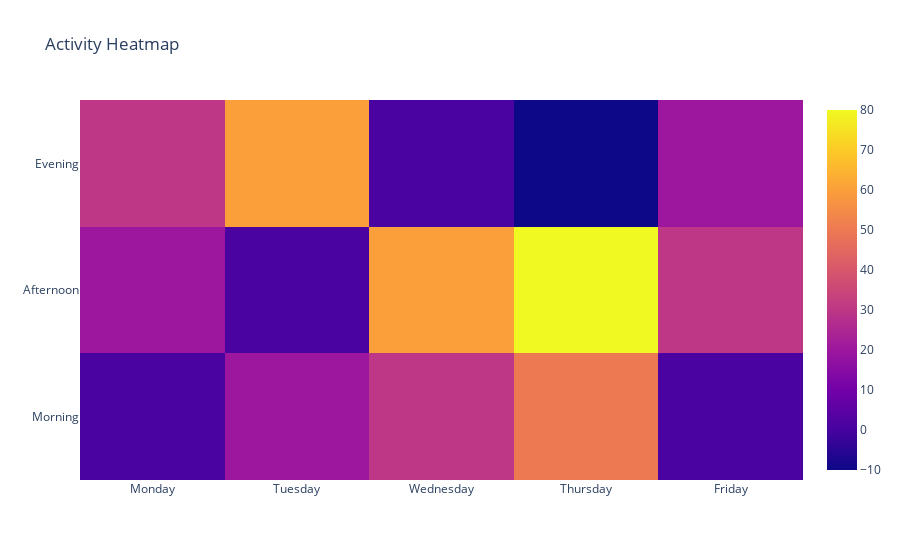

Here is the notebook cell this chart was saved with:
### Code cell
trace = go.Heatmap(z=[[1, 20, 30, 50, 1], [20, 1, 60, 80, 30], [30, 60, 1, -10, 20]],
                   x=['Monday', 'Tuesday', 'Wednesday', 'Thursday', 'Friday'],
                   y=['Morning', 'Afternoon', 'Evening'])
data=[trace]
layout = go.Layout(title='Activity Heatmap')

figure = go.Figure(data=data, layout=layout)

f2 = go.FigureWidget(figure)
f2.show()

### Figure 1 — Plotly figure (JSON) as saved in the notebook; plotly's stock layout.template omitted (floating-point values rounded to 4 significant figures)
{"data": [{"type": "heatmap", "uid": "b148ec46-cc6b-41a3-9e1e-0f60dbb0b75f", "x": ["Monday", "Tuesday", "Wednesday", "Thursday", "Friday"], "y": ["Morning", "Afternoon", "Evening"], "z": [[1, 20, 30, 50, 1], [20, 1, 60, 80, 30], [30, 60, 1, -10, 20]]}], "layout": {"autosize": true, "title": {"text": "Activity Heatmap"}, "xaxis": {"autorange": true, "range": [-0.5, 4.5], "type": "category"}, "yaxis": {"autorange": true, "range": [-0.5, 2.5], "type": "category"}}}
